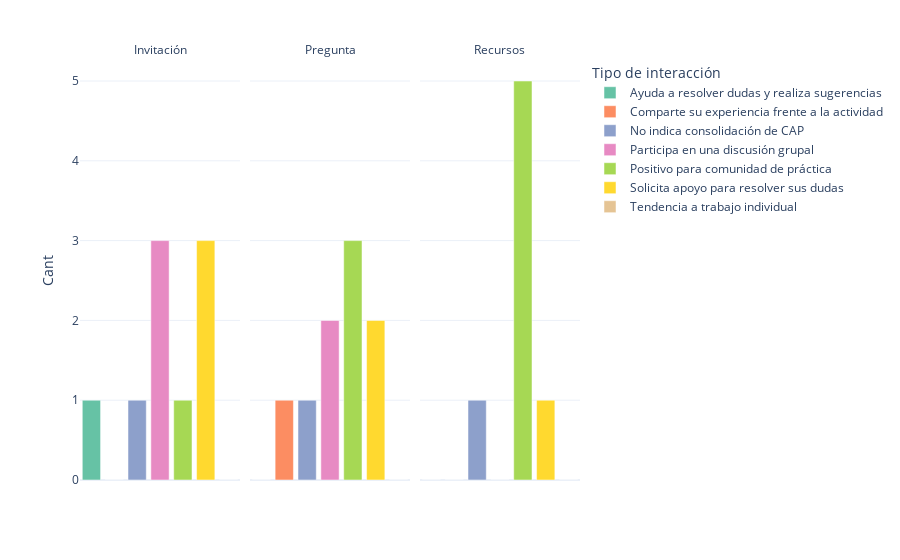

The code cell stored with this chart in its notebook:
### Code cell
figpub=px.bar(pivotpub,x='Tipo de interacción', y='Cant', color='Tipo de interacción', facet_col='Tipo_post', template="plotly_white",color_discrete_sequence=px.colors.qualitative.Set2, facet_col_wrap=5)
figpub.update_xaxes(visible=False, showticklabels=False)
figpub.for_each_annotation(lambda a: a.update(text=a.text.split("=")[-1]))
figpub.show(config=config_chart)

### Figure 1 — Plotly figure (JSON) as saved in the notebook; plotly's stock layout.template omitted (floating-point values rounded to 4 significant figures)
{"data": [{"alignmentgroup": "True", "hovertemplate": "Tipo de interacción=%{x}<br>Tipo_post=Invitación<br>Cant=%{y}<extra></extra>", "legendgroup": "Ayuda a resolver dudas y realiza sugerencias", "marker": {"color": "rgb(102,194,165)", "pattern": {"shape": ""}}, "name": "Ayuda a resolver dudas y realiza sugerencias", "offsetgroup": "Ayuda a resolver dudas y realiza sugerencias", "orientation": "v", "showlegend": true, "textposition": "auto", "type": "bar", "x": ["Ayuda a resolver dudas y realiza sugerencias"], "xaxis": "x", "y": [1], "yaxis": "y"}, {"alignmentgroup": "True", "hovertemplate": "Tipo de interacción=%{x}<br>Tipo_post=Pregunta<br>Cant=%{y}<extra></extra>", "legendgroup": "Ayuda a resolver dudas y realiza sugerencias", "marker": {"color": "rgb(102,194,165)", "pattern": {"shape": ""}}, "name": "Ayuda a resolver dudas y realiza sugerencias", "offsetgroup": "Ayuda a resolver dudas y realiza sugerencias", "orientation": "v", "showlegend": false, "textposition": "auto", "type": "bar", "x": ["Ayuda a resolver dudas y realiza sugerencias"], "xaxis": "x2", "y": [0], "yaxis": "y2"}, {"alignmentgroup": "True", "hovertemplate": "Tipo de interacción=%{x}<br>Tipo_post=Recursos<br>Cant=%{y}<extra></extra>", "legendgroup": "Ayuda a resolver dudas y realiza sugerencias", "marker": {"color": "rgb(102,194,165)", "pattern": {"shape": ""}}, "name": "Ayuda a resolver dudas y realiza sugerencias", "offsetgroup": "Ayuda a resolver dudas y realiza sugerencias", "orientation": "v", "showlegend": false, "textposition": "auto", "type": "bar", "x": ["Ayuda a resolver dudas y realiza sugerencias"], "xaxis": "x3", "y": [0], "yaxis": "y3"}, {"alignmentgroup": "True", "hovertemplate": "Tipo de interacción=%{x}<br>Tipo_post=Invitación<br>Cant=%{y}<extra></extra>", "legendgroup": "Comparte su experiencia frente a la actividad", "marker": {"color": "rgb(252,141,98)", "pattern": {"shape": ""}}, "name": "Comparte su experiencia frente a la actividad", "offsetgroup": "Comparte su experiencia frente a la actividad", "orientation": "v", "showlegend": true, "textposition": "auto", "type": "bar", "x": ["Comparte su experiencia frente a la actividad"], "xaxis": "x", "y": [0], "yaxis": "y"}, {"alignmentgroup": "True", "hovertemplate": "Tipo de interacción=%{x}<br>Tipo_post=Pregunta<br>Cant=%{y}<extra></extra>", "legendgroup": "Comparte su experiencia frente a la actividad", "marker": {"color": "rgb(252,141,98)", "pattern": {"shape": ""}}, "name": "Comparte su experiencia frente a la actividad", "offsetgroup": "Comparte su experiencia frente a la actividad", "orientation": "v", "showlegend": false, "textposition": "auto", "type": "bar", "x": ["Comparte su experiencia frente a la actividad"], "xaxis": "x2", "y": [1], "yaxis": "y2"}, {"alignmentgroup": "True", "hovertemplate": "Tipo de interacción=%{x}<br>Tipo_post=Recursos<br>Cant=%{y}<extra></extra>", "legendgroup": "Comparte su experiencia frente a la actividad", "marker": {"color": "rgb(252,141,98)", "pattern": {"shape": ""}}, "name": "Comparte su experiencia frente a la actividad", "offsetgroup": "Comparte su experiencia frente a la actividad", "orientation": "v", "showlegend": false, "textposition": "auto", "type": "bar", "x": ["Comparte su experiencia frente a la actividad"], "xaxis": "x3", "y": [0], "yaxis": "y3"}, {"alignmentgroup": "True", "hovertemplate": "Tipo de interacción=%{x}<br>Tipo_post=Invitación<br>Cant=%{y}<extra></extra>", "legendgroup": "No indica consolidación de CAP", "marker": {"color": "rgb(141,160,203)", "pattern": {"shape": ""}}, "name": "No indica consolidación de CAP", "offsetgroup": "No indica consolidación de CAP", "orientation": "v", "showlegend": true, "textposition": "auto", "type": "bar", "x": ["No indica consolidación de CAP"], "xaxis": "x", "y": [1], "yaxis": "y"}, {"alignmentgroup": "True", "hovertemplate": "Tipo de interacción=%{x}<br>Tipo_post=Pregunta<br>Cant=%{y}<extra></extra>", "legendgroup": "No indica consolidación de CAP", "marker": {"color": "rgb(141,160,203)", "pattern": {"shape": ""}}, "name": "No indica consolidación de CAP", "offsetgroup": "No indica consolidación de CAP", "orientation": "v", "showlegend": false, "textposition": "auto", "type": "bar", "x": ["No indica consolidación de CAP"], "xaxis": "x2", "y": [1], "yaxis": "y2"}, {"alignmentgroup": "True", "hovertemplate": "Tipo de interacción=%{x}<br>Tipo_post=Recursos<br>Cant=%{y}<extra></extra>", "legendgroup": "No indica consolidación de CAP", "marker": {"color": "rgb(141,160,203)", "pattern": {"shape": ""}}, "name": "No indica consolidación de CAP", "offsetgroup": "No indica consolidación de CAP", "orientation": "v", "showlegend": false, "textposition": "auto", "type": "bar", "x": ["No indica consolidación de CAP"], "xaxis": "x3", "y": [1], "yaxis": "y3"}, {"alignmentgroup": "True", "hovertemplate": "Tipo de interacción=%{x}<br>Tipo_post=Invitación<br>Cant=%{y}<extra></extra>", "legendgroup": "Participa en una discusión grupal", "marker": {"color": "rgb(231,138,195)", "pattern": {"shape": ""}}, "name": "Participa en una discusión grupal", "offsetgroup": "Participa en una discusión grupal", "orientation": "v", "showlegend": true, "textposition": "auto", "type": "bar", "x": ["Participa en una discusión grupal"], "xaxis": "x", "y": [3], "yaxis": "y"}, {"alignmentgroup": "True", "hovertemplate": "Tipo de interacción=%{x}<br>Tipo_post=Pregunta<br>Cant=%{y}<extra></extra>", "legendgroup": "Participa en una discusión grupal", "marker": {"color": "rgb(231,138,195)", "pattern": {"shape": ""}}, "name": "Participa en una discusión grupal", "offsetgroup": "Participa en una discusión grupal", "orientation": "v", "showlegend": false, "textposition": "auto", "type": "bar", "x": ["Participa en una discusión grupal"], "xaxis": "x2", "y": [2], "yaxis": "y2"}, {"alignmentgroup": "True", "hovertemplate": "Tipo de interacción=%{x}<br>Tipo_post=Recursos<br>Cant=%{y}<extra></extra>", "legendgroup": "Participa en una discusión grupal", "marker": {"color": "rgb(231,138,195)", "pattern": {"shape": ""}}, "name": "Participa en una discusión grupal", "offsetgroup": "Participa en una discusión grupal", "orientation": "v", "showlegend": false, "textposition": "auto", "type": "bar", "x": ["Participa en una discusión grupal"], "xaxis": "x3", "y": [0], "yaxis": "y3"}, {"alignmentgroup": "True", "hovertemplate": "Tipo de interacción=%{x}<br>Tipo_post=Invitación<br>Cant=%{y}<extra></extra>", "legendgroup": "Positivo para comunidad de práctica", "marker": {"color": "rgb(166,216,84)", "pattern": {"shape": ""}}, "name": "Positivo para comunidad de práctica", "offsetgroup": "Positivo para comunidad de práctica", "orientation": "v", "showlegend": true, "textposition": "auto", "type": "bar", "x": ["Positivo para comunidad de práctica"], "xaxis": "x", "y": [1], "yaxis": "y"}, {"alignmentgroup": "True", "hovertemplate": "Tipo de interacción=%{x}<br>Tipo_post=Pregunta<br>Cant=%{y}<extra></extra>", "legendgroup": "Positivo para comunidad de práctica", "marker": {"color": "rgb(166,216,84)", "pattern": {"shape": ""}}, "name": "Positivo para comunidad de práctica", "offsetgroup": "Positivo para comunidad de práctica", "orientation": "v", "showlegend": false, "textposition": "auto", "type": "bar", "x": ["Positivo para comunidad de práctica"], "xaxis": "x2", "y": [3], "yaxis": "y2"}, {"alignmentgroup": "True", "hovertemplate": "Tipo de interacción=%{x}<br>Tipo_post=Recursos<br>Cant=%{y}<extra></extra>", "legendgroup": "Positivo para comunidad de práctica", "marker": {"color": "rgb(166,216,84)", "pattern": {"shape": ""}}, "name": "Positivo para comunidad de práctica", "offsetgroup": "Positivo para comunidad de práctica", "orientation": "v", "showlegend": false, "textposition": "auto", "type": "bar", "x": ["Positivo para comunidad de práctica"], "xaxis": "x3", "y": [5], "yaxis": "y3"}, {"alignmentgroup": "True", "hovertemplate": "Tipo de interacción=%{x}<br>Tipo_post=Invitación<br>Cant=%{y}<extra></extra>", "legendgroup": "Solicita apoyo para resolver sus dudas", "marker": {"color": "rgb(255,217,47)", "pattern": {"shape": ""}}, "name": "Solicita apoyo para resolver sus dudas", "offsetgroup": "Solicita apoyo para resolver sus dudas", "orientation": "v", "showlegend": true, "textposition": "auto", "type": "bar", "x": ["Solicita apoyo para resolver sus dudas"], "xaxis": "x", "y": [3], "yaxis": "y"}, {"alignmentgroup": "True", "hovertemplate": "Tipo de interacción=%{x}<br>Tipo_post=Pregunta<br>Cant=%{y}<extra></extra>", "legendgroup": "Solicita apoyo para resolver sus dudas", "marker": {"color": "rgb(255,217,47)", "pattern": {"shape": ""}}, "name": "Solicita apoyo para resolver sus dudas", "offsetgroup": "Solicita apoyo para resolver sus dudas", "orientation": "v", "showlegend": false, "textposition": "auto", "type": "bar", "x": ["Solicita apoyo para resolver sus dudas"], "xaxis": "x2", "y": [2], "yaxis": "y2"}, {"alignmentgroup": "True", "hovertemplate": "Tipo de interacción=%{x}<br>Tipo_post=Recursos<br>Cant=%{y}<extra></extra>", "legendgroup": "Solicita apoyo para resolver sus dudas", "marker": {"color": "rgb(255,217,47)", "pattern": {"shape": ""}}, "name": "Solicita apoyo para resolver sus dudas", "offsetgroup": "Solicita apoyo para resolver sus dudas", "orientation": "v", "showlegend": false, "textposition": "auto", "type": "bar", "x": ["Solicita apoyo para resolver sus dudas"], "xaxis": "x3", "y": [1], "yaxis": "y3"}, {"alignmentgroup": "True", "hovertemplate": "Tipo de interacción=%{x}<br>Tipo_post=Invitación<br>Cant=%{y}<extra></extra>", "legendgroup": "Tendencia a trabajo individual", "marker": {"color": "rgb(229,196,148)", "pattern": {"shape": ""}}, "name": "Tendencia a trabajo individual", "offsetgroup": "Tendencia a trabajo individual", "orientation": "v", "showlegend": true, "textposition": "auto", "type": "bar", "x": ["Tendencia a trabajo individual"], "xaxis": "x", "y": [0], "yaxis": "y"}, {"alignmentgroup": "True", "hovertemplate": "Tipo de interacción=%{x}<br>Tipo_post=Pregunta<br>Cant=%{y}<extra></extra>", "legendgroup": "Tendencia a trabajo individual", "marker": {"color": "rgb(229,196,148)", "pattern": {"shape": ""}}, "name": "Tendencia a trabajo individual", "offsetgroup": "Tendencia a trabajo individual", "orientation": "v", "showlegend": false, "textposition": "auto", "type": "bar", "x": ["Tendencia a trabajo individual"], "xaxis": "x2", "y": [0], "yaxis": "y2"}, {"alignmentgroup": "True", "hovertemplate": "Tipo de interacción=%{x}<br>Tipo_post=Recursos<br>Cant=%{y}<extra></extra>", "legendgroup": "Tendencia a trabajo individual", "marker": {"color": "rgb(229,196,148)", "pattern": {"shape": ""}}, "name": "Tendencia a trabajo individual", "offsetgroup": "Tendencia a trabajo individual", "orientation": "v", "showlegend": false, "textposition": "auto", "type": "bar", "x": ["Tendencia a trabajo individual"], "xaxis": "x3", "y": [0], "yaxis": "y3"}], "layout": {"annotations": [{"font": {}, "showarrow": false, "text": "Invitación", "x": 0.16, "xanchor": "center", "xref": "paper", "y": 1, "yanchor": "bottom", "yref": "paper"}, {"font": {}, "showarrow": false, "text": "Pregunta", "x": 0.5, "xanchor": "center", "xref": "paper", "y": 1, "yanchor": "bottom", "yref": "paper"}, {"font": {}, "showarrow": false, "text": "Recursos", "x": 0.84, "xanchor": "center", "xref": "paper", "y": 1, "yanchor": "bottom", "yref": "paper"}], "autosize": true, "barmode": "relative", "legend": {"title": {"text": "Tipo de interacción"}, "tracegroupgap": 0}, "margin": {"t": 60}, "xaxis": {"anchor": "y", "autorange": true, "categoryarray": ["Ayuda a resolver dudas y realiza sugerencias", "Comparte su experiencia frente a la actividad", "No indica consolidación de CAP", "Participa en una discusión grupal", "Positivo para comunidad de práctica", "Solicita apoyo para resolver sus dudas", "Tendencia a trabajo individual"], "categoryorder": "array", "domain": [0, 0.32], "range": [-0.5, 6.5], "showticklabels": false, "title": {"text": "Tipo de interacción"}, "type": "category", "visible": false}, "xaxis2": {"anchor": "y2", "autorange": true, "categoryarray": ["Ayuda a resolver dudas y realiza sugerencias", "Comparte su experiencia frente a la actividad", "No indica consolidación de CAP", "Participa en una discusión grupal", "Positivo para comunidad de práctica", "Solicita apoyo para resolver sus dudas", "Tendencia a trabajo individual"], "categoryorder": "array", "domain": [0.34, 0.66], "matches": "x", "range": [-0.5, 6.5], "showticklabels": false, "title": {"text": "Tipo de interacción"}, "type": "category", "visible": false}, "xaxis3": {"anchor": "y3", "autorange": true, "categoryarray": ["Ayuda a resolver dudas y realiza sugerencias", "Comparte su experiencia frente a la actividad", "No indica consolidación de CAP", "Participa en una discusión grupal", "Positivo para comunidad de práctica", "Solicita apoyo para resolver sus dudas", "Tendencia a trabajo individual"], "categoryorder": "array", "domain": [0.68, 1.0], "matches": "x", "range": [-0.5, 6.5], "showticklabels": false, "title": {"text": "Tipo de interacción"}, "type": "category", "visible": false}, "yaxis": {"anchor": "x", "autorange": true, "domain": [0, 1], "range": [0, 5.263], "title": {"text": "Cant"}, "type": "linear"}, "yaxis2": {"anchor": "x2", "autorange": true, "domain": [0, 1], "matches": "y", "range": [0, 5.263], "showticklabels": false, "type": "linear"}, "yaxis3": {"anchor": "x3", "autorange": true, "domain": [0, 1], "matches": "y", "range": [0, 5.263], "showticklabels": false, "type": "linear"}}}
